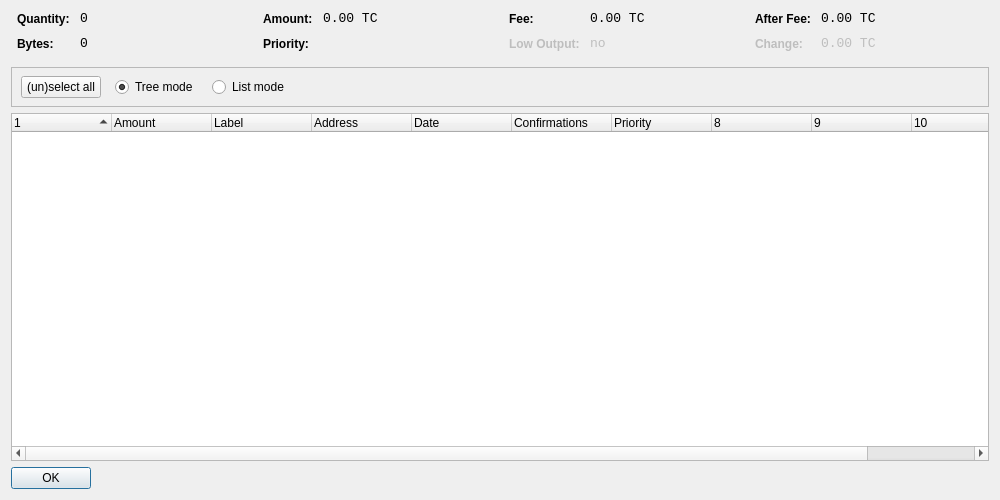
<?xml version="1.0" encoding="UTF-8"?>
<ui version="4.0">
 <class>CoinControlDialog</class>
 <widget class="QDialog" name="CoinControlDialog">
  <property name="geometry">
   <rect>
    <x>0</x>
    <y>0</y>
    <width>1000</width>
    <height>500</height>
   </rect>
  </property>
  <property name="windowTitle">
   <string>Coin Control</string>
  </property>
  <layout class="QVBoxLayout" name="verticalLayout">
   <item>
    <layout class="QHBoxLayout" name="horizontalLayoutTop" stretch="0,0,0,0">
     <property name="topMargin">
      <number>0</number>
     </property>
     <property name="bottomMargin">
      <number>10</number>
     </property>
     <item>
      <layout class="QFormLayout" name="formLayoutCoinControl1">
       <property name="horizontalSpacing">
        <number>10</number>
       </property>
       <property name="verticalSpacing">
        <number>10</number>
       </property>
       <property name="leftMargin">
        <number>6</number>
       </property>
       <property name="rightMargin">
        <number>6</number>
       </property>
       <item row="0" column="0">
        <widget class="QLabel" name="labelCoinControlQuantityText">
         <property name="styleSheet">
          <string notr="true">font-weight:bold;</string>
         </property>
         <property name="text">
          <string>Quantity:</string>
         </property>
        </widget>
       </item>
       <item row="0" column="1">
        <widget class="QLabel" name="labelCoinControlQuantity">
         <property name="font">
          <font>
           <family>Monospace</family>
           <pointsize>10</pointsize>
          </font>
         </property>
         <property name="cursor">
          <cursorShape>IBeamCursor</cursorShape>
         </property>
         <property name="contextMenuPolicy">
          <enum>Qt::ActionsContextMenu</enum>
         </property>
         <property name="text">
          <string>0</string>
         </property>
         <property name="textInteractionFlags">
          <set>Qt::LinksAccessibleByMouse|Qt::TextSelectableByKeyboard|Qt::TextSelectableByMouse</set>
         </property>
        </widget>
       </item>
       <item row="1" column="0">
        <widget class="QLabel" name="labelCoinControlBytesText">
         <property name="styleSheet">
          <string notr="true">font-weight:bold;</string>
         </property>
         <property name="text">
          <string>Bytes:</string>
         </property>
        </widget>
       </item>
       <item row="1" column="1">
        <widget class="QLabel" name="labelCoinControlBytes">
         <property name="font">
          <font>
           <family>Monospace</family>
           <pointsize>10</pointsize>
          </font>
         </property>
         <property name="cursor">
          <cursorShape>IBeamCursor</cursorShape>
         </property>
         <property name="contextMenuPolicy">
          <enum>Qt::ActionsContextMenu</enum>
         </property>
         <property name="text">
          <string>0</string>
         </property>
         <property name="textInteractionFlags">
          <set>Qt::LinksAccessibleByMouse|Qt::TextSelectableByKeyboard|Qt::TextSelectableByMouse</set>
         </property>
        </widget>
       </item>
      </layout>
     </item>
     <item>
      <layout class="QFormLayout" name="formLayoutCoinControl2">
       <property name="horizontalSpacing">
        <number>10</number>
       </property>
       <property name="verticalSpacing">
        <number>10</number>
       </property>
       <property name="leftMargin">
        <number>6</number>
       </property>
       <property name="rightMargin">
        <number>6</number>
       </property>
       <item row="0" column="0">
        <widget class="QLabel" name="labelCoinControlAmountText">
         <property name="styleSheet">
          <string notr="true">font-weight:bold;</string>
         </property>
         <property name="text">
          <string>Amount:</string>
         </property>
        </widget>
       </item>
       <item row="0" column="1">
        <widget class="QLabel" name="labelCoinControlAmount">
         <property name="font">
          <font>
           <family>Monospace</family>
           <pointsize>10</pointsize>
          </font>
         </property>
         <property name="cursor">
          <cursorShape>IBeamCursor</cursorShape>
         </property>
         <property name="contextMenuPolicy">
          <enum>Qt::ActionsContextMenu</enum>
         </property>
         <property name="text">
          <string>0.00 TC</string>
         </property>
         <property name="textInteractionFlags">
          <set>Qt::LinksAccessibleByMouse|Qt::TextSelectableByKeyboard|Qt::TextSelectableByMouse</set>
         </property>
        </widget>
       </item>
       <item row="1" column="0">
        <widget class="QLabel" name="labelCoinControlPriorityText">
         <property name="styleSheet">
          <string notr="true">font-weight:bold;</string>
         </property>
         <property name="text">
          <string>Priority:</string>
         </property>
        </widget>
       </item>
       <item row="1" column="1">
        <widget class="QLabel" name="labelCoinControlPriority">
         <property name="font">
          <font>
           <family>Monospace</family>
           <pointsize>10</pointsize>
          </font>
         </property>
         <property name="cursor">
          <cursorShape>IBeamCursor</cursorShape>
         </property>
         <property name="contextMenuPolicy">
          <enum>Qt::ActionsContextMenu</enum>
         </property>
         <property name="text">
          <string/>
         </property>
         <property name="textInteractionFlags">
          <set>Qt::LinksAccessibleByMouse|Qt::TextSelectableByKeyboard|Qt::TextSelectableByMouse</set>
         </property>
        </widget>
       </item>
      </layout>
     </item>
     <item>
      <layout class="QFormLayout" name="formLayoutCoinControl3">
       <property name="horizontalSpacing">
        <number>10</number>
       </property>
       <property name="verticalSpacing">
        <number>10</number>
       </property>
       <property name="leftMargin">
        <number>6</number>
       </property>
       <property name="rightMargin">
        <number>6</number>
       </property>
       <item row="0" column="0">
        <widget class="QLabel" name="labelCoinControlFeeText">
         <property name="styleSheet">
          <string notr="true">font-weight:bold;</string>
         </property>
         <property name="text">
          <string>Fee:</string>
         </property>
        </widget>
       </item>
       <item row="0" column="1">
        <widget class="QLabel" name="labelCoinControlFee">
         <property name="font">
          <font>
           <family>Monospace</family>
           <pointsize>10</pointsize>
          </font>
         </property>
         <property name="cursor">
          <cursorShape>IBeamCursor</cursorShape>
         </property>
         <property name="contextMenuPolicy">
          <enum>Qt::ActionsContextMenu</enum>
         </property>
         <property name="text">
          <string>0.00 TC</string>
         </property>
         <property name="textInteractionFlags">
          <set>Qt::LinksAccessibleByMouse|Qt::TextSelectableByKeyboard|Qt::TextSelectableByMouse</set>
         </property>
        </widget>
       </item>
       <item row="1" column="0">
        <widget class="QLabel" name="labelCoinControlLowOutputText">
         <property name="enabled">
          <bool>false</bool>
         </property>
         <property name="styleSheet">
          <string notr="true">font-weight:bold;</string>
         </property>
         <property name="text">
          <string>Low Output:</string>
         </property>
        </widget>
       </item>
       <item row="1" column="1">
        <widget class="QLabel" name="labelCoinControlLowOutput">
         <property name="enabled">
          <bool>false</bool>
         </property>
         <property name="font">
          <font>
           <family>Monospace</family>
           <pointsize>10</pointsize>
          </font>
         </property>
         <property name="cursor">
          <cursorShape>IBeamCursor</cursorShape>
         </property>
         <property name="contextMenuPolicy">
          <enum>Qt::ActionsContextMenu</enum>
         </property>
         <property name="text">
          <string>no</string>
         </property>
         <property name="textInteractionFlags">
          <set>Qt::LinksAccessibleByMouse|Qt::TextSelectableByKeyboard|Qt::TextSelectableByMouse</set>
         </property>
        </widget>
       </item>
      </layout>
     </item>
     <item>
      <layout class="QFormLayout" name="formLayoutCoinControl4">
       <property name="horizontalSpacing">
        <number>10</number>
       </property>
       <property name="verticalSpacing">
        <number>10</number>
       </property>
       <property name="leftMargin">
        <number>6</number>
       </property>
       <property name="rightMargin">
        <number>6</number>
       </property>
       <item row="0" column="0">
        <widget class="QLabel" name="labelCoinControlAfterFeeText">
         <property name="styleSheet">
          <string notr="true">font-weight:bold;</string>
         </property>
         <property name="text">
          <string>After Fee:</string>
         </property>
        </widget>
       </item>
       <item row="0" column="1">
        <widget class="QLabel" name="labelCoinControlAfterFee">
         <property name="font">
          <font>
           <family>Monospace</family>
           <pointsize>10</pointsize>
          </font>
         </property>
         <property name="cursor">
          <cursorShape>IBeamCursor</cursorShape>
         </property>
         <property name="contextMenuPolicy">
          <enum>Qt::ActionsContextMenu</enum>
         </property>
         <property name="text">
          <string>0.00 TC</string>
         </property>
         <property name="textInteractionFlags">
          <set>Qt::LinksAccessibleByMouse|Qt::TextSelectableByKeyboard|Qt::TextSelectableByMouse</set>
         </property>
        </widget>
       </item>
       <item row="1" column="0">
        <widget class="QLabel" name="labelCoinControlChangeText">
         <property name="enabled">
          <bool>false</bool>
         </property>
         <property name="styleSheet">
          <string notr="true">font-weight:bold;</string>
         </property>
         <property name="text">
          <string>Change:</string>
         </property>
        </widget>
       </item>
       <item row="1" column="1">
        <widget class="QLabel" name="labelCoinControlChange">
         <property name="enabled">
          <bool>false</bool>
         </property>
         <property name="font">
          <font>
           <family>Monospace</family>
           <pointsize>10</pointsize>
          </font>
         </property>
         <property name="cursor">
          <cursorShape>IBeamCursor</cursorShape>
         </property>
         <property name="contextMenuPolicy">
          <enum>Qt::ActionsContextMenu</enum>
         </property>
         <property name="text">
          <string>0.00 TC</string>
         </property>
         <property name="textInteractionFlags">
          <set>Qt::LinksAccessibleByMouse|Qt::TextSelectableByKeyboard|Qt::TextSelectableByMouse</set>
         </property>
        </widget>
       </item>
      </layout>
     </item>
    </layout>
   </item>
   <item>
    <widget class="QFrame" name="frame">
     <property name="minimumSize">
      <size>
       <width>0</width>
       <height>40</height>
      </size>
     </property>
     <property name="frameShape">
      <enum>QFrame::StyledPanel</enum>
     </property>
     <property name="frameShadow">
      <enum>QFrame::Sunken</enum>
     </property>
     <widget class="QWidget" name="horizontalLayoutWidget">
      <property name="geometry">
       <rect>
        <x>10</x>
        <y>0</y>
        <width>781</width>
        <height>41</height>
       </rect>
      </property>
      <layout class="QHBoxLayout" name="horizontalLayoutPanel" stretch="0,0,0,0,0">
       <property name="spacing">
        <number>14</number>
       </property>
       <item>
        <widget class="QPushButton" name="pushButtonSelectAll">
         <property name="sizePolicy">
          <sizepolicy hsizetype="Maximum" vsizetype="Fixed">
           <horstretch>0</horstretch>
           <verstretch>0</verstretch>
          </sizepolicy>
         </property>
         <property name="text">
          <string>(un)select all</string>
         </property>
        </widget>
       </item>
       <item>
        <widget class="QRadioButton" name="radioTreeMode">
         <property name="sizePolicy">
          <sizepolicy hsizetype="Maximum" vsizetype="Fixed">
           <horstretch>0</horstretch>
           <verstretch>0</verstretch>
          </sizepolicy>
         </property>
         <property name="text">
          <string>Tree mode</string>
         </property>
         <property name="checked">
          <bool>true</bool>
         </property>
        </widget>
       </item>
       <item>
        <widget class="QRadioButton" name="radioListMode">
         <property name="sizePolicy">
          <sizepolicy hsizetype="Maximum" vsizetype="Fixed">
           <horstretch>0</horstretch>
           <verstretch>0</verstretch>
          </sizepolicy>
         </property>
         <property name="text">
          <string>List mode</string>
         </property>
        </widget>
       </item>
       <item>
        <spacer name="horizontalSpacer">
         <property name="orientation">
          <enum>Qt::Horizontal</enum>
         </property>
         <property name="sizeHint" stdset="0">
          <size>
           <width>40</width>
           <height>20</height>
          </size>
         </property>
        </spacer>
       </item>
      </layout>
     </widget>
    </widget>
   </item>
   <item>
    <widget class="CoinControlTreeWidget" name="treeWidget">
     <property name="contextMenuPolicy">
      <enum>Qt::CustomContextMenu</enum>
     </property>
     <property name="sortingEnabled">
      <bool>false</bool>
     </property>
     <property name="columnCount">
      <number>11</number>
     </property>
     <attribute name="headerShowSortIndicator" stdset="0">
      <bool>true</bool>
     </attribute>
     <attribute name="headerStretchLastSection">
      <bool>false</bool>
     </attribute>
     <column>
      <property name="text">
       <string/>
      </property>
     </column>
     <column>
      <property name="text">
       <string>Amount</string>
      </property>
     </column>
     <column>
      <property name="text">
       <string>Label</string>
      </property>
     </column>
     <column>
      <property name="text">
       <string>Address</string>
      </property>
     </column>
     <column>
      <property name="text">
       <string>Date</string>
      </property>
     </column>
     <column>
      <property name="text">
       <string>Confirmations</string>
      </property>
      <property name="toolTip">
       <string>Confirmed</string>
      </property>
     </column>
     <column>
      <property name="text">
       <string>Priority</string>
      </property>
     </column>
     <column>
      <property name="text">
       <string/>
      </property>
     </column>
     <column>
      <property name="text">
       <string/>
      </property>
     </column>
     <column>
      <property name="text">
       <string/>
      </property>
     </column>
     <column>
      <property name="text">
       <string/>
      </property>
     </column>
    </widget>
   </item>
   <item>
    <widget class="QDialogButtonBox" name="buttonBox">
     <property name="sizePolicy">
      <sizepolicy hsizetype="Maximum" vsizetype="Fixed">
       <horstretch>0</horstretch>
       <verstretch>0</verstretch>
      </sizepolicy>
     </property>
     <property name="orientation">
      <enum>Qt::Horizontal</enum>
     </property>
     <property name="standardButtons">
      <set>QDialogButtonBox::Ok</set>
     </property>
    </widget>
   </item>
  </layout>
 </widget>
 <customwidgets>
  <customwidget>
   <class>CoinControlTreeWidget</class>
   <extends>QTreeWidget</extends>
   <header>coincontroltreewidget.h</header>
  </customwidget>
 </customwidgets>
 <resources/>
 <connections/>
</ui>
